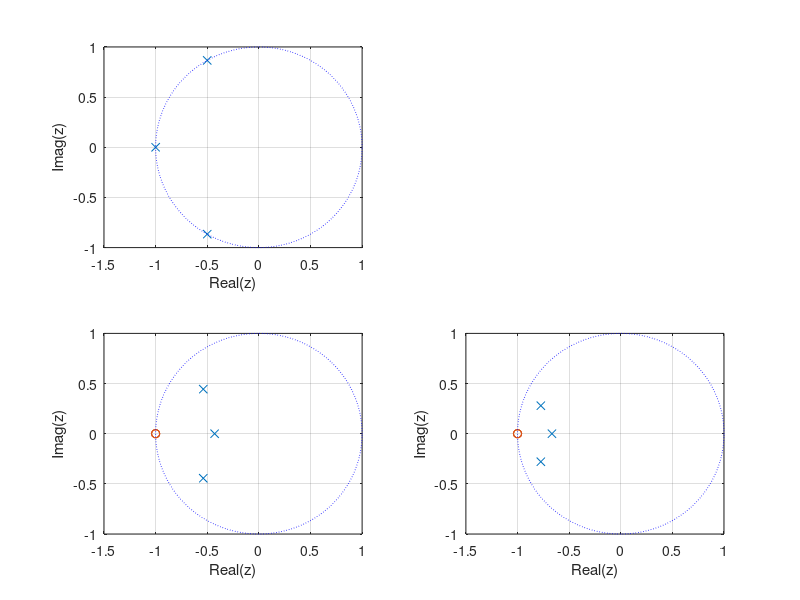
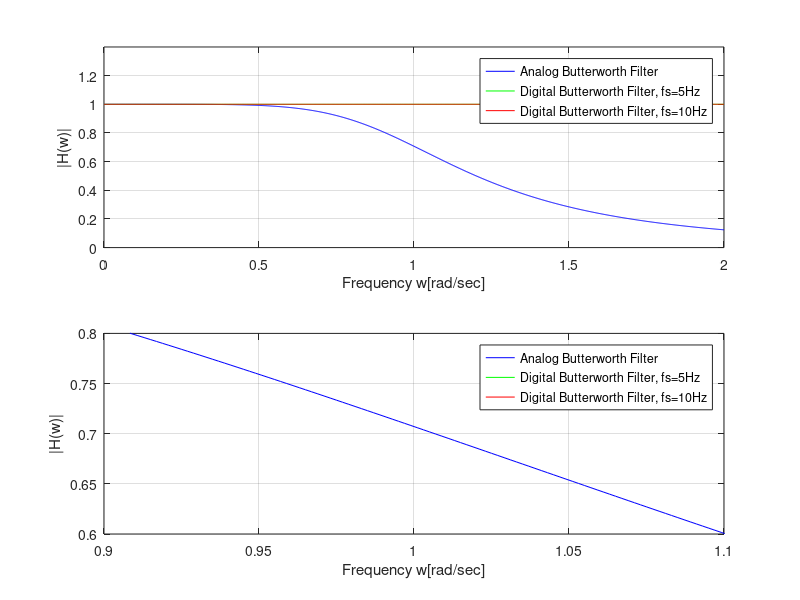
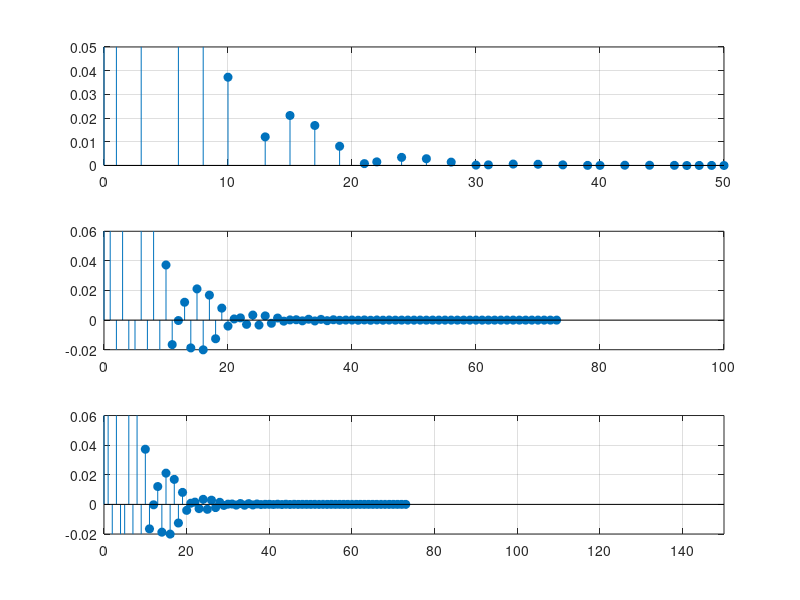

Write the MATLAB code that produced these figures, in order.
clear;
clc;

% 원을 그리는 함수
t = linspace(0, 2*pi, 1000);
x = cos(t);
y = sin(t);

num = 1;
den = [1 2 2 1];
[numd, dend] = bilinear(num, den, 5);
[numd1, dend1] = bilinear(num, den, 10);
[z, p, k] = tf2zp(num, den);
[z1, p1, k1] = tf2zp(numd, dend);
[z2, p2, k2] = tf2zp(numd1, dend1);

figure(1)
subplot(221);
plot(real(p), imag(p),'x',real(z),imag(z),'o', x,y,':b','MarkerSize',20);
grid on;
xlabel('Real(z)');
ylabel('Imag(z)');
subplot(223);
plot(real(p1), imag(p1),'x',real(z1),imag(z1),'o', x,y,':b','MarkerSize',20);
grid on;
xlabel('Real(z)');
ylabel('Imag(z)');
subplot(224);
plot(real(p2), imag(p2),'x',real(z2),imag(z2),'o', x,y,':b','MarkerSize',20);
grid on;
xlabel('Real(z)');
ylabel('Imag(z)');

w = linspace(0,2,1000);
h = freqs(num,den,w);
h1 = freqz(numd,dend,w/5);
h2 = freqz(numd1,dend1,w/10);

figure(2)
subplot(211);
plot(w, abs(h), 'b');
grid on;
hold on;
ylabel('|H(w)|');
xlabel('Frequency w[rad/sec]');
axis([0 2 0 1.4]);
plot(w, abs(h1), 'g');
axis([0 2 0 1.4]);
plot(w, abs(h2), 'r');
axis([0 2 0 1.4]);
legend('Analog Butterworth Filter', 'Digital Butterworth Filter, fs=5Hz', 'Digital Butterworth Filter, fs=10Hz');
subplot(212);
plot(w, abs(h), 'b');
grid on;
hold on;
ylabel('|H(w)|');
xlabel('Frequency w[rad/sec]');
axis([0.9 1.1 0.6 0.8]);
plot(w, abs(h1), 'g');
axis([0.9 1.1 0.6 0.8]);
plot(w,abs(h2), 'r');
axis([0.9 1.1 0.6 0.8]);
legend('Analog Butterworth Filter', 'Digital Butterworth Filter, fs=5Hz', 'Digital Butterworth Filter, fs=10Hz');

figure(3)
[h, t] = impz(numd1, dend1);
[r,p,k] = residue(numd1, dend1);
y = filter(numd1, dend1, h1);
subplot(311);
stem(t,h, 'filled'), grid;
axis([0 50 0 0.05]);
subplot(312);
stem(t,h, 'filled'), grid;
axis([0 100 -0.02 0.06]);
subplot(313);
stem(t,h, 'filled'), grid;
axis([0 150 -0.02 0.06]);
